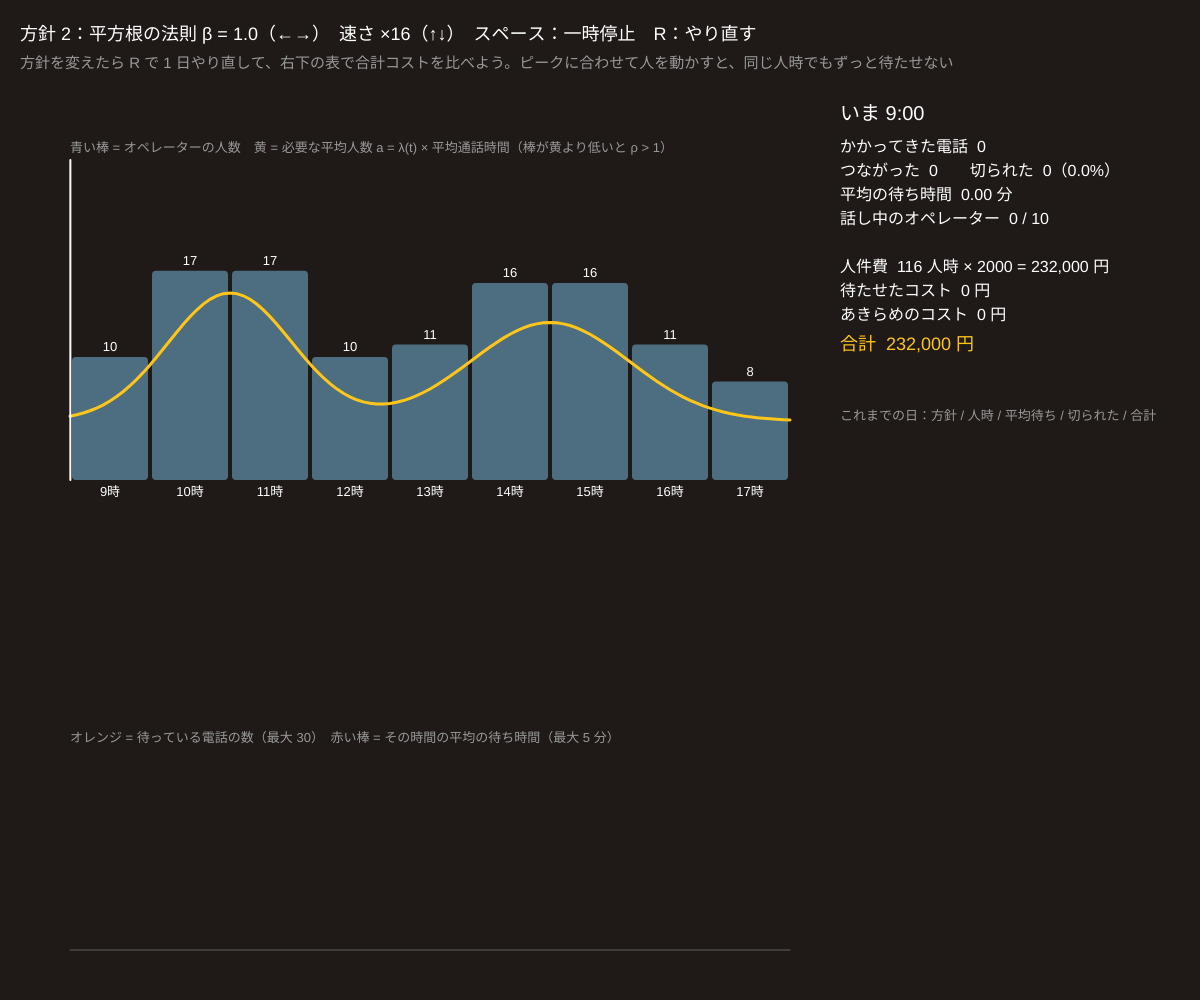
Frame 1 (no input)
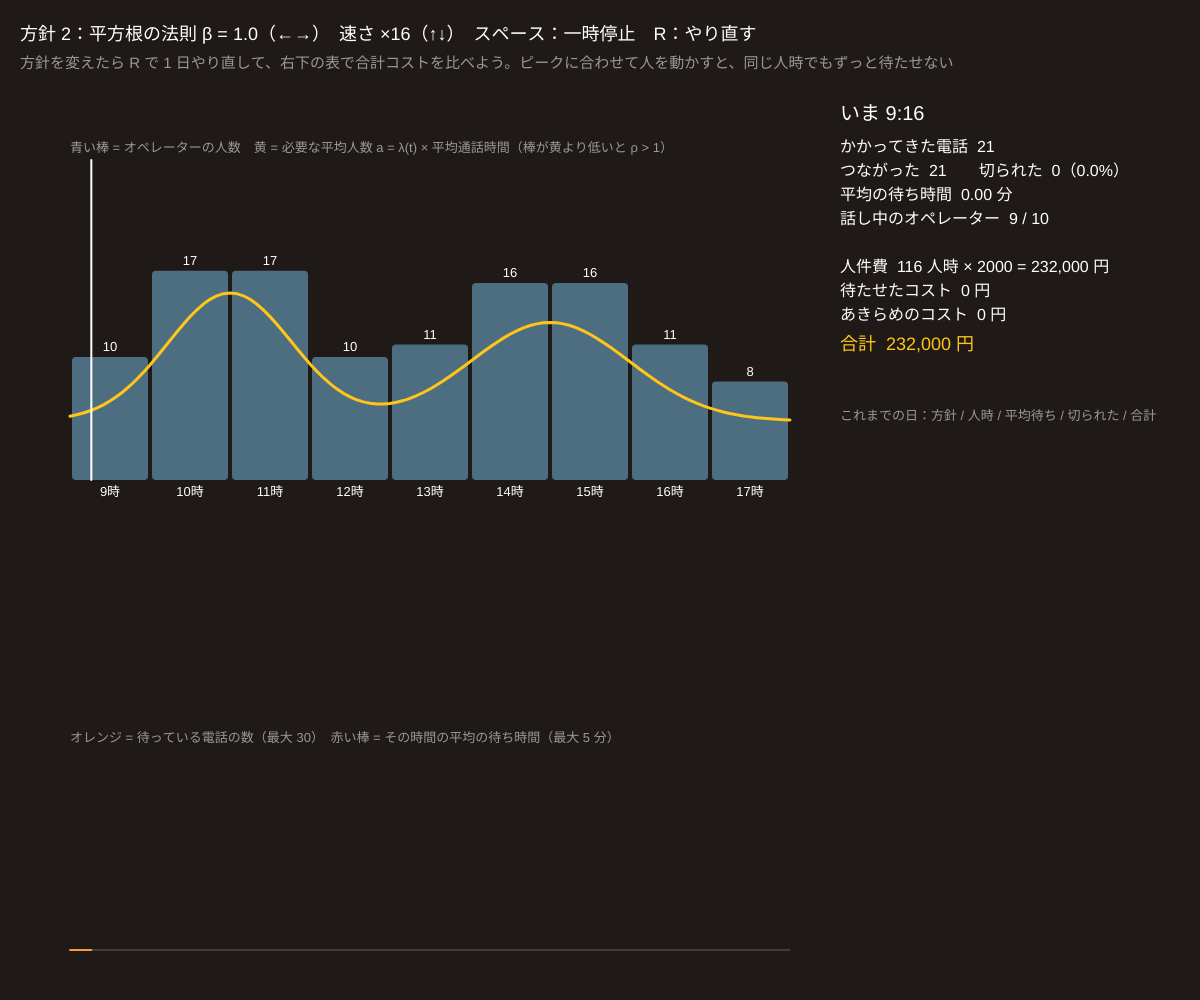
Frame 60 (no input)
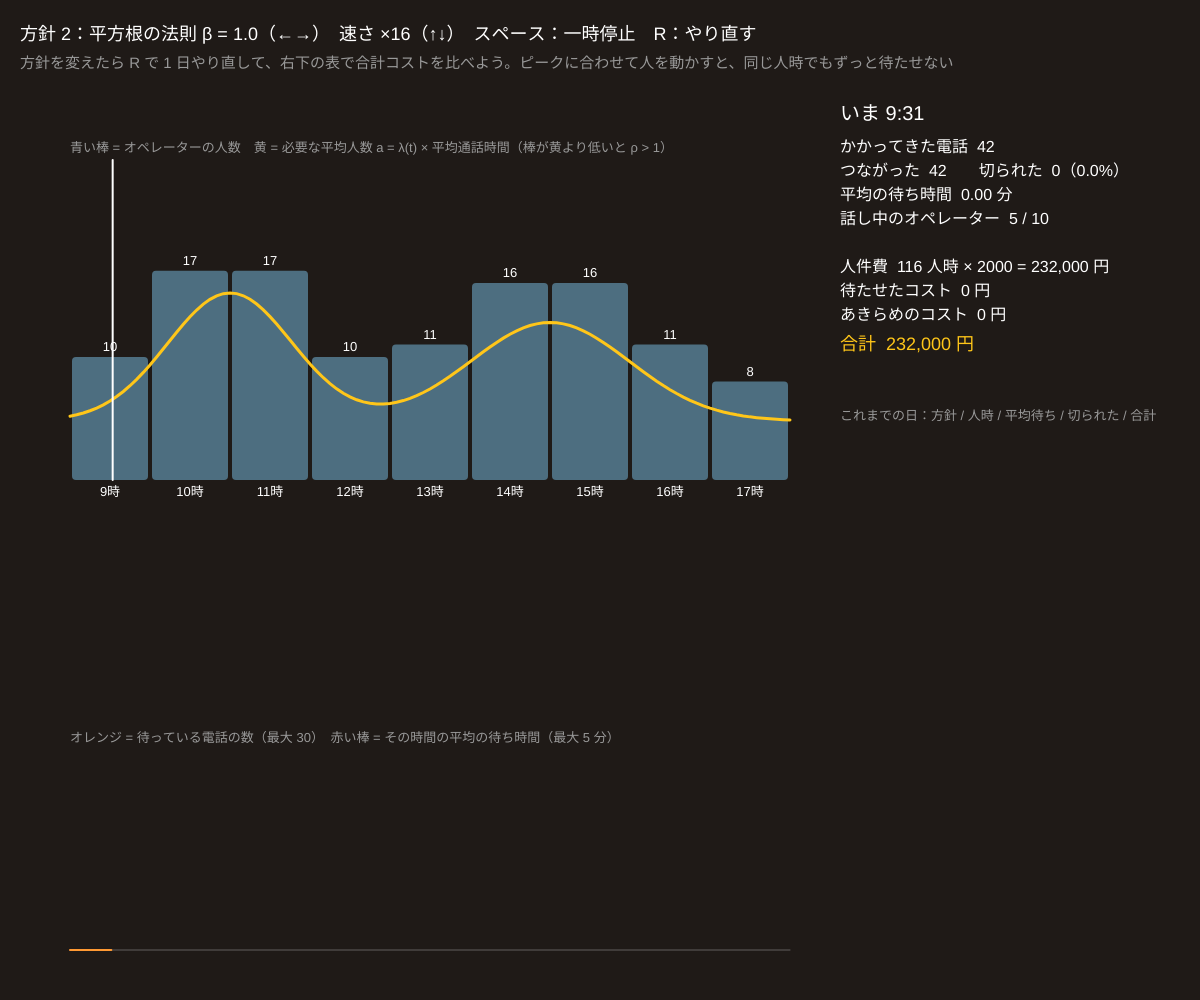
Frame 120 (the mouse pressed at the canvas centre since frame 60)

The p5.js sketch that drew these frames (run headless with seeded random() and noise() and a simulated clock; from frame 60 on, the mouse is pressed at the canvas centre):

// p5.js sketch
// ── sketch.js
// ============================================
// 12 コールセンターの人員計画（応用）
// 9 時〜18 時のコールセンター。電話の数は時間で変わる（昼前と午後にピーク）。1 本の通話は平均 4 分
//   待たされすぎた客は電話を切る（あきらめ）。オペレーターを増やせば人件費、減らせば待ち時間とクレームのコスト
//   1 = 1 日同じ人数　2 = 平方根の法則 c = a + β√a（a = λ/μ = その時間に必要な平均人数）　3 = 自分で決める（棒をクリック）
// 1〜3 = 方針 / ←→ = 人数（1）または β（2）/ クリック・ドラッグ = 時間ごとの人数（3）/ ↑↓ = 速さ / スペース = 一時停止 / R = 1 日をやり直す
// ============================================

let meanCall = 4;          // ★ 平均通話時間（分）
let patience = 5;          // ★ 平均でこれだけ待つと電話を切る（分）
let wage = 2000;           // ★ オペレーター 1 人 1 時間の人件費（円）
let waitCost = 40;         // ★ 待たせた 1 分あたりのコスト（円）
let abandonCost = 500;     // ★ 切られた電話 1 本のコスト（円）
let policy = 2, fixedC = 12, beta = 1.0;
let custom = [8, 12, 16, 12, 9, 12, 15, 13, 9];
let speed = 16;            // ★ 1 秒で進む分
let paused = false;
let T, nextArr, agents, q, staff, rec, res, days = [];

function setup() {
  createCanvas(windowWidth, windowHeight);
  colorMode(HSB, 360, 100, 100, 100);
  resetDay();
}
// ★ 時刻 t（分、0 = 9:00）の到着率（1 分あたり）
function lamAt(t) {
  let h = 9 + t / 60;
  return 1.2 + 2.6 * Math.exp(-sq((h - 11) / 1.1)) + 2.0 * Math.exp(-sq((h - 15) / 1.4));
}
function loadAt(hr) { let s = 0; for (let k = 0; k < 6; k++) s += lamAt(hr * 60 + k * 10 + 5); return s / 6 * meanCall; }   // a = λ/μ
function plan() {
  let out = [];
  for (let h = 0; h < 9; h++) {
    if (policy === 1) out.push(fixedC);
    else if (policy === 2) { let a = loadAt(h); out.push(ceil(a + beta * Math.sqrt(a))); }   // ★ 平方根の法則
    else out.push(custom[h]);
  }
  return out;
}
function resetDay() {
  T = 0; staff = plan(); nextArr = nextArrival(0);
  agents = []; q = []; rec = []; res = { calls: 0, served: 0, ab: 0, sumW: 0, hourW: new Array(9).fill(0), hourN: new Array(9).fill(0), done: false };
}
// 時間で変わるポアソン到着（間引き法：最大の率で候補を出し、確率 λ(t)/λmax で採用）
function nextArrival(t) {
  let lmax = 6;
  while (true) { t += expRand(lmax); if (t >= 540 || Math.random() < lamAt(t) / lmax) return t; }
}
function startCalls() {
  let c = staff[min(8, floor(T / 60))];
  while (agents.length < c && q.length) {
    let p = q.shift(), w = T - p.arr, h = min(8, floor(p.arr / 60));
    res.sumW += w; res.served++; res.hourW[h] += w; res.hourN[h]++;
    agents.push(T + expRand(1 / meanCall));
  }
}
function advance(tEnd) {
  tEnd = min(tEnd, 540);
  while (true) {
    let tA = nextArr < 540 ? nextArr : Infinity;
    let tD = Infinity, di = -1; for (let i = 0; i < agents.length; i++) if (agents[i] < tD) { tD = agents[i]; di = i; }
    let tB = Infinity, bi = -1; for (let i = 0; i < q.length; i++) if (q[i].give < tB) { tB = q[i].give; bi = i; }
    let tH = (floor(T / 60) + 1) * 60;
    let tn = min(tA, tD, tB, tH);
    if (tn > tEnd) break;
    T = tn;
    if (tn === tD) agents.splice(di, 1);
    else if (tn === tB) { let p = q.splice(bi, 1)[0]; res.ab++; let h = min(8, floor(p.arr / 60)); res.hourW[h] += T - p.arr; res.hourN[h]++; res.sumW += T - p.arr; }
    else if (tn === tA) { res.calls++; q.push({ arr: T, give: T + expRand(1 / patience) }); nextArr = nextArrival(T); }
    startCalls();
  }
  T = tEnd;
  if (T >= 540 && !res.done) {   // 1 日の終わり：残った客は待ち時間だけ数える
    for (let p of q) res.sumW += 540 - p.arr;
    res.done = true;
    let c = cost();
    days.unshift({ pol: ['', '一定 ' + fixedC + ' 人', '平方根 β=' + nf(beta, 1, 1), '自分で'][policy], sh: c.staffH, w: res.sumW / max(res.served + res.ab, 1), ab: res.ab / max(res.calls, 1), tot: c.tot });
    if (days.length > 6) days.pop();
  }
}
function cost() {
  let staffH = 0; for (let s of staff) staffH += s;
  let a = staffH * wage, b = res.sumW * waitCost, c = res.ab * abandonCost;
  return { staffH, a, b, c, tot: a + b + c };
}

function draw() {
  background(25, 25, 12);
  if (!paused) advance(T + speed / 60);
  if (floor(T) > rec.length - 1 && T < 540) rec.push(q.length);

  let gx = 70, gw = width * 0.6, gy = height * 0.48, gh = height * 0.32, cmax = 26;
  let X = (t) => gx + t / 540 * gw, Y = (c) => gy - c / cmax * gh;
  // 人数の棒
  noStroke();
  for (let h = 0; h < 9; h++) { fill(policy === 3 ? color(200, 50, 70) : color(200, 40, 50)); rect(X(h * 60) + 2, Y(staff[h]), gw / 9 - 4, gy - Y(staff[h]), 4); fill(0, 0, 100); textSize(13); textAlign(CENTER); text(staff[h], X(h * 60 + 30), Y(staff[h]) - 6); text((9 + h) + '時', X(h * 60 + 30), gy + 16); textAlign(LEFT); }
  // 必要な平均人数 a(t)
  noFill(); stroke(45, 90, 100); strokeWeight(3);
  beginShape(); for (let t = 0; t <= 540; t += 5) vertex(X(t), Y(lamAt(t) * meanCall)); endShape();
  stroke(0, 0, 100); strokeWeight(2); line(X(T), gy, X(T), gy - gh);
  noStroke(); fill(0, 0, 60); textSize(13);
  text('青い棒 = オペレーターの人数　黄 = 必要な平均人数 a = λ(t) × 平均通話時間（棒が黄より低いと ρ > 1）', gx, gy - gh - 8);

  // 行列の長さ
  let ly = height - 50, lh = height * 0.2;
  stroke(0, 0, 100, 30); strokeWeight(1); line(gx, ly, gx + gw, ly);
  noFill(); stroke(30, 80, 100); strokeWeight(2);
  beginShape(); for (let i = 0; i < rec.length; i++) vertex(X(i), ly - min(rec[i] / 30, 1) * lh); endShape();
  noStroke();
  for (let h = 0; h < 9; h++) if (res.hourN[h] > 0) { let w = res.hourW[h] / max(res.hourN[h], 1); fill(0, 70, 100, 50); rect(X(h * 60) + 10, ly - min(w / 5, 1) * lh, gw / 9 - 20, min(w / 5, 1) * lh); }
  fill(0, 0, 60); textSize(13); text('オレンジ = 待っている電話の数（最大 30）　赤い棒 = その時間の平均の待ち時間（最大 5 分）', gx, ly - lh - 8);

  // 結果
  let c = cost(), tx = width * 0.7, ty = 120;
  let hh = 9 + floor(T / 60), mm = floor(T % 60);
  fill(0, 0, 100); textSize(20); text('いま ' + hh + ':' + nf(mm, 2) + (res.done ? '　（1 日終了）' : ''), tx, ty);
  textSize(16);
  let rows = ['かかってきた電話  ' + res.calls, 'つながった  ' + res.served + '　　切られた  ' + res.ab + '（' + nf(res.ab / max(res.calls, 1) * 100, 1, 1) + '%）',
    '平均の待ち時間  ' + nf(res.sumW / max(res.served + res.ab, 1), 1, 2) + ' 分', '話し中のオペレーター  ' + agents.length + ' / ' + staff[min(8, floor(T / 60))],
    '', '人件費  ' + c.staffH + ' 人時 × ' + wage + ' = ' + c.a.toLocaleString() + ' 円', '待たせたコスト  ' + c.b.toFixed(0) + ' 円', 'あきらめのコスト  ' + c.c.toLocaleString() + ' 円'];
  for (let i = 0; i < rows.length; i++) text(rows[i], tx, ty + 32 + i * 24);
  fill(45, 90, 100); textSize(18); text('合計  ' + Math.round(c.tot).toLocaleString() + ' 円', tx, ty + 32 + rows.length * 24 + 6);
  // これまでの日
  fill(0, 0, 60); textSize(13);
  let dy = ty + 300; text('これまでの日：方針 / 人時 / 平均待ち / 切られた / 合計', tx, dy);
  for (let i = 0; i < days.length; i++) { let d = days[i]; fill(0, 0, i === 0 ? 100 : 70); text(d.pol + ' / ' + d.sh + ' / ' + nf(d.w, 1, 2) + '分 / ' + nf(d.ab * 100, 1, 1) + '% / ' + Math.round(d.tot).toLocaleString() + '円', tx, dy + 22 + i * 20); }

  fill(0, 0, 100); textSize(18);
  text('方針 ' + policy + '：' + ['', '1 日同じ ' + fixedC + ' 人（←→）', '平方根の法則 β = ' + nf(beta, 1, 1) + '（←→）', '自分で決める（棒をクリック・ドラッグ）'][policy] + '　速さ ×' + speed + '（↑↓）　スペース：一時停止　R：やり直す', 20, 40);
  fill(0, 0, 60); textSize(15);
  text('方針を変えたら R で 1 日やり直して、右下の表で合計コストを比べよう。ピークに合わせて人を動かすと、同じ人時でもずっと待たせない', 20, 68);
}

function editBar() {
  if (policy !== 3) return;
  let gx = 70, gw = width * 0.6, gy = height * 0.48, gh = height * 0.32;
  if (mouseX < gx || mouseX > gx + gw || mouseY < gy - gh - 20 || mouseY > gy + 10) return;
  let h = constrain(floor((mouseX - gx) / (gw / 9)), 0, 8);
  custom[h] = constrain(round((gy - mouseY) / gh * 26), 1, 26);
  staff = plan();
}
function mousePressed() { editBar(); }
function mouseDragged() { editBar(); }
function keyPressed() {
  if (key === '1' || key === '2' || key === '3') { policy = int(key); staff = plan(); }
  if (key === RIGHT_ARROW) { if (policy === 1) fixedC = min(26, fixedC + 1); if (policy === 2) beta = min(3, beta + 0.1); staff = plan(); }
  if (key === LEFT_ARROW) { if (policy === 1) fixedC = max(1, fixedC - 1); if (policy === 2) beta = max(-1, beta - 0.1); staff = plan(); }
  beta = round(beta * 10) / 10;
  if (key === UP_ARROW) speed = min(256, speed * 2);
  if (key === DOWN_ARROW) speed = max(1, speed / 2);
  if (key === ' ') paused = !paused;
  if (key === 'r' || key === 'R') resetDay();
}

// ---------- やってみよう ----------
// 1. 方針 1 で、合計コストが最小になる人数を探す（毎回 R）。何人のとき？
// 2. 方針 2 で β を 0, 0.5, 1, 2 と変えて比べる。同じ人時なら方針 1 より安くなる？
// 3. waitCost を 10 円（待たせても気にしない会社）と 200 円（高級ホテル）にすると、最適な β はどう動く？
// 4. 方針 3 で自分の計画をつくって、方針 2 に勝てるか挑戦。ヒント：a(t) は 1 時間の途中でも変わる

// ==================================================
// ここから下は「道具」
// ==================================================
function expRand(rate) { return -Math.log(1 - Math.random()) / rate; }
